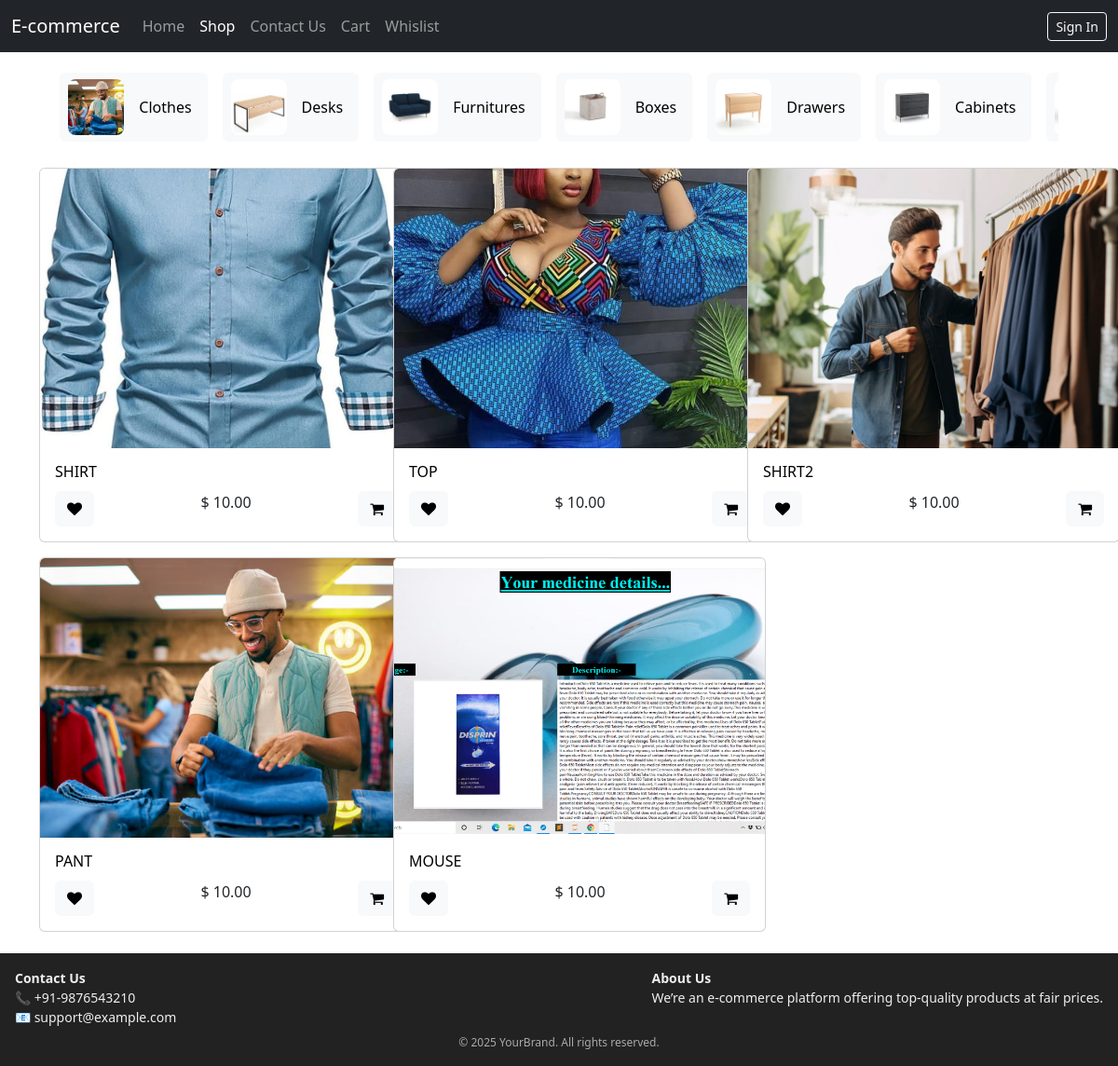
/shop/shop/, run on the app's committed database.
### shop/models.py (models this page shows, shortened)
class Category(models.Model):
    name = models.CharField(max_length=20, blank=False, null=False)
    category_image = models.ImageField(upload_to="shop/category", blank=False, null=False)
    create_date = models.DateTimeField("Create Date",auto_now_add=True)
    parent_categ_id = models.ForeignKey('self', on_delete=models.CASCADE, blank=True, null=True)
    child_categ_ids = models.ManyToManyField('self', blank=True)

class Product(models.Model):
    name = models.CharField(max_length=20, blank=False, null=False)
    price = models.DecimalField(max_digits=10, decimal_places=2, blank=False, null=False, default = 10.00)
    product_image = models.ImageField(upload_to="shop/product", blank=False, null=False)
    category_id = models.ForeignKey(Category, on_delete=models.CASCADE, blank=False, null=False)
    create_date = models.DateTimeField("Create Date",auto_now_add=True)
    published = models.BooleanField(default=False)
    internal_ref = models.CharField(max_length=20, editable=False, unique=True)
    stock = models.IntegerField(default=0)
    description = models.TextField(blank=True, null=True)
    allow_out_of_stock = models.BooleanField(default=False)
    product_type = models.CharField(max_length=20, choices=[('storable', 'Storable'), ('consumable', 'Consumable')], default='storable')

### shop/views.py (the view)
# urls.py: path('shop/', include("shop.urls")),
def shop(request):
    try:
        productObjs = Product.objects.filter(published=True)
        CategoryObjs = Category.objects.filter(parent_categ_id=None)
        context = {"productObjs":productObjs, "CategoryObjs":CategoryObjs, "msg":"Products not found!!!"}
    except (KeyError, Product.DoesNotExist):
        context = {"msg":"Product not found!!!"}
    return render(request, "shop/shop.html", context)

### shop/templates/shop/shop.html (shortened to what this page needs)
{% extends "shop/base.html" %}
{% block body %}
<div class="container">
    {% if CategoryObjs %}
        <div class="pb-1 mb-1 overflow-auto" style="margin: 2%;">
            <ul class="d-flex align-items-stretch mb-1 list-unstyled overflow-visible">
            {% for CategoryObj in CategoryObjs %}
                <a href="/shop/shop/category/{{ CategoryObj.id }}" style="text-decoration: none;">
                <li class="d-flex pe-3">
                    <div class=" btn btn-light d-flex align-items-center ps-2 pe-3 fs-6 fw-normal " for="1">
                        <div class="rounded-3 me-3 bg-img-category" style="background-image:url('{{ CategoryObj.category_image.url }}');" alt="{{ CategoryObj.name }}"></div>
                        <span>{{ CategoryObj.name }}</span>
                    </div>
                </li></a>
            {% endfor %}
            </ul>
        </div>
    {% endif %}
    {% if productObjs %}
    <div class="row" style="margin-bottom: 2%;">
        {% for productObj in productObjs %}
            <div class="col-lg-4">
                <div class="card-slider d-flex mt-3">
                    <div class="card">
                        <a href="/shop/productDetail/{{ productObj.id }}">
                            <img src="{{ productObj.product_image.url }}" class="card-img-top" alt="{{ productObj.name }}">
                        </a>
                        <div class="card-body">
                            <a href="/shop/productDetail/{{ productObj.id }}" style="text-decoration: none;color:black;">
                            <h6 class="card-title">{{ productObj.name|upper }}</h6>
                            </a>
                            <p class="card-text text-center">$ {{ productObj.price }}
                            <button type="button" role="button" class="btn btn-light text-end" style="float: left;" title="Add to Wishlist">
                                <span class="fa fa-heart" role="img" aria-label="Add to wishlist"></span>
                            </button>
                            <button type="button" role="button" class="btn btn-light text-end" style="float: right;" title="Add to Cart">
                                <span class="fa fa-shopping-cart" role="img" aria-label="Add to cart"></span>
                            </button>
                            </p>
                        </div>
                    </div>
                </div>
            </div>
        {% endfor %}
    {% else %}
        <div class="row" style="background-color: rgb(37, 29, 29, 00.5);padding: 2%;margin-top: 2%;margin-bottom: 2%;border-radius: 20px;">
            <div class="col-12">
                <h1>{{ msg }}</h1>
            </div>
        </div>
    {% endif %}
</div>
{% endblock %}

### shop/templates/shop/shop.html (style rules this page uses)
.card { flex: 0 0 auto; width: 400px; height: 500px; overflow: hidden; display: flex; flex-direction: column; }
.card-body { padding: 10px; height: 100px; overflow: hidden; display: flex; flex-direction: column; justify-content: space-between; }
.card-img-top { height: 300px; width: 100%; object-fit: cover; border-top-left-radius: 0.5rem; border-top-right-radius: 0.5rem; }
.card-title, .card-text { word-wrap: break-word; overflow-wrap: break-word; white-space: normal; }
.bg-img-category { width: 60px; height: 60px; background-size: cover; background-position: center; border-radius: 8px; flex-shrink: 0; }

### shop/templates/shop/base.html (style rules this page uses)
html, body { height: 100%; margin: 0; }

### data on the page
Category: category_image (picture), name "Clothes"
Category: category_image (picture), name "Desks"
Category: category_image (picture), name "Furnitures"
Category: category_image (picture), name "Boxes"
Category: category_image (picture), name "Drawers"
Category: category_image (picture), name "Cabinets"
Category: category_image (picture)
Product: product_image (picture), name "SHIRT", price "10.00"
Product: product_image (picture), name "TOP", price "10.00"
Product: product_image (picture), name "SHIRT2", price "10.00"
Product: product_image (picture), name "PANT", price "10.00"
Product: product_image (picture), name "MOUSE", price "10.00"
